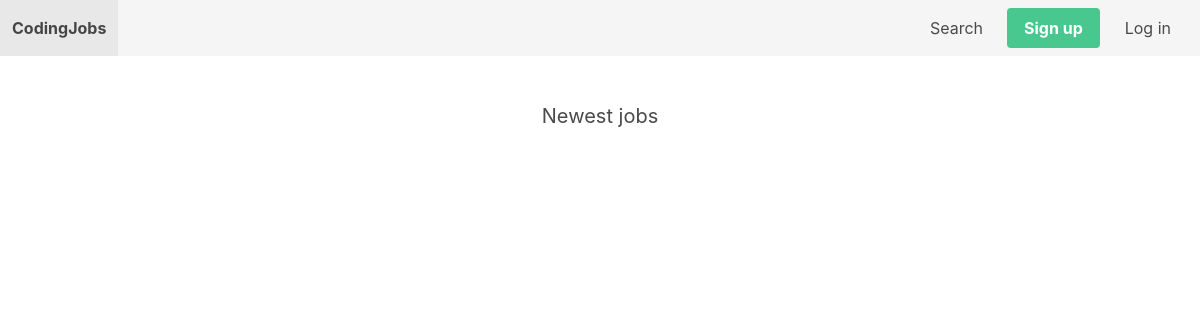
/, run on an earlier commit of the app's database.
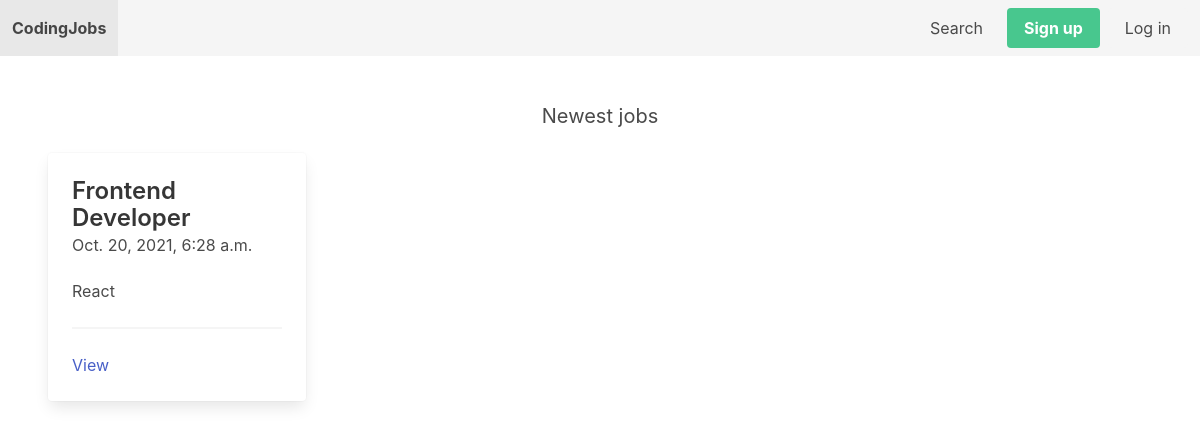
And on a later commit of the database.
### job/models.py (models this page shows, shortened)
class Job(models.Model):
    SIZE_1_9 = 'size_1-9'
    SIZE_10_49 = 'size_10-49'
    SIZE_50_99 = 'size_50-99'
    SIZE_100 = 'size_100'
    CHOICES_SIZE = (
        (SIZE_1_9, '1-9'),
        (SIZE_10_49, '10-49'),
        (SIZE_50_99, '50-99'),
        (SIZE_100, '100+'),
    )
    ACTIVE = 'active'
    EMPLOYED = 'employed'
    ARCHIVED = 'archived'
    CHOICES_STATUS = (
        (ACTIVE, 'Active'),
        (EMPLOYED, 'Employed'),
        (ARCHIVED, 'Archived')
    )
    title = models.CharField(max_length=255)
    short_description = models.TextField()
    long_description = models.TextField(blank=True, null=True)
    company_name = models.CharField(max_length=255)
    company_address = models.CharField(max_length=255, blank=True, null=True)
    company_zipcode = models.CharField(max_length=255, blank=True, null=True)
    company_place = models.CharField(max_length=255, blank=True, null=True)
    company_country = models.CharField(max_length=255, blank=True, null=True)
    company_size = models.CharField(max_length=20, choices=CHOICES_SIZE, default=SIZE_1_9)
    created_by = models.ForeignKey(User, related_name='jobs', on_delete=models.CASCADE)
    created_at = models.DateTimeField(auto_now_add=True)
    changed_at = models.DateTimeField(auto_now=True)
    status = models.CharField(max_length=20, choices=CHOICES_STATUS, default=ACTIVE)

### mysite/views.py (the view)
# urls.py: path('', frontpage, name='frontpage'),
def frontpage(request):
    jobs = Job.objects.filter(status=Job.ACTIVE).order_by('-created_at')[0:4]
    return render(request, 'mysite/frontpage.html', {'jobs': jobs})

### mysite/templates/mysite/frontpage.html
{% extends 'mysite/base.html' %}
{% block content %}
    <h2 class="subtitle has-text-centered">Newest jobs</h2>
    <div class="columns">
        {% for job in jobs %}
            <div class="column is-3">
                <div class="card">
                    <div class="card-content">
                        <div class="media">
                            <div class="media-content">
                                <p class="title is-4">{{ job.title }}</p>
                                <p class="subtitle is-6">{{ job.created_at }}</p>
                            </div>
                        </div>
                        <div class="content">
                            {{ job.short_description }}
                            <hr>
                            <a href="{% url 'job_detail' job.id %}">View</a>
                        </div>
                    </div>
                </div>
            </div>
        {% endfor %}
    </div>
{% endblock %}

What changed in the data, as far as the page shows it:
added Job: title "Frontend Developer", created_at "Oct. 20, 2021, 6:28 a.m.", short_description "React"
